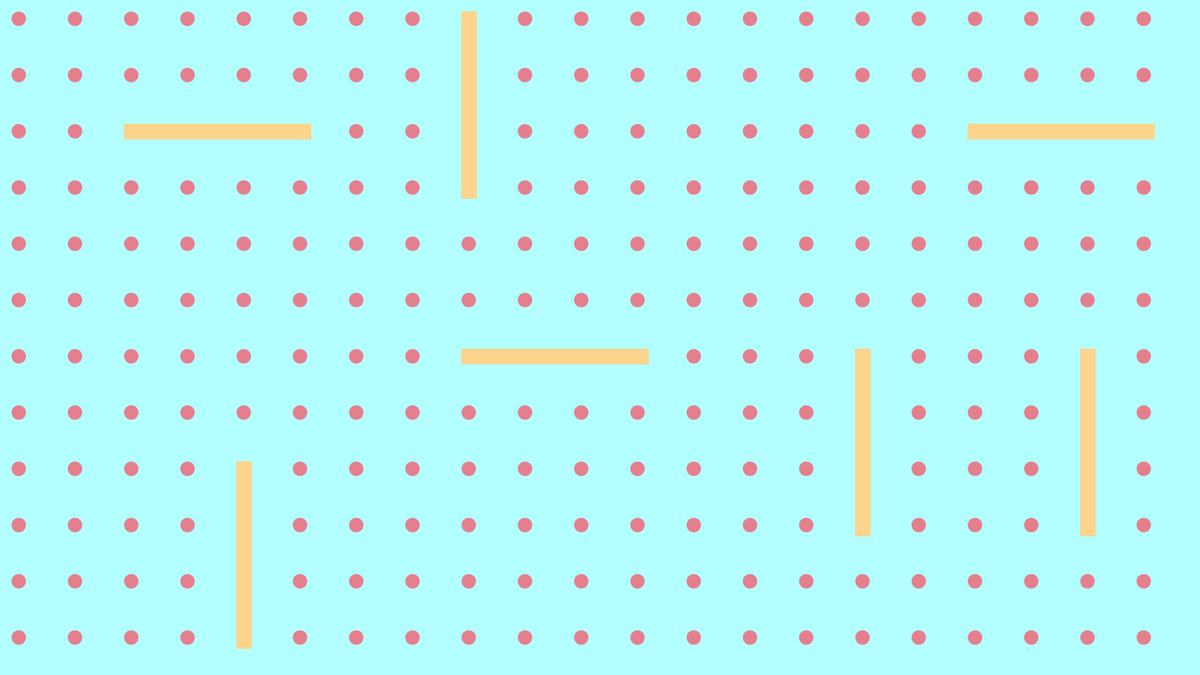
Frame 1 (no input)
Frame 60 (no input): identical to frame 1, image omitted
Frame 120 (the mouse pressed at the canvas centre since frame 60): identical to frame 1, image omitted

The p5.js sketch that drew this single still picture (run headless with seeded random() and noise() and a simulated clock; from frame 60 on, the mouse is pressed at the canvas centre):

// p5.js sketch
// ── sketch.js
function setup() {
    
    createCanvas(1920,1080);
    
}

function draw() {
    
    background(179,255,255);
    
    for(var i = 30; i < width; i += 90) {
        for(var j = 30; j < height; j+= 90) {
            
            dots(i,j,23);
            
        }
    }
    
    blocks(198,198,300,25);
    blocks(738,558,300,25);
    blocks(1548,198,300,25);
    blocks(738,18,25,300);
    blocks(378,738,25,300);
    blocks(1368,558,25,300);
    blocks(1728,558,25,300);
    
}

function dots(x,y,size) {
    
    fill(229,127,141);
    noStroke();
    ellipse(x,y,size,size);
    
}

function blocks(x,y,width,height){
    
    noStroke();
    fill(255,212,141);
    rect(x,y,width,height);
    
}
